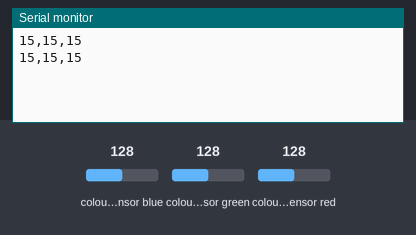
This sketch was run on a simulated Arduino Uno, built with avr-gcc and run on an emulated ATmega328P. Parts: the last lines printed to the serial monitor. The inputs (shaded band) are chosen by the test bench; at power-on: colour sensor blue 128, colour sensor green 128, colour sensor red 128.

Above: at 1.2 s.
1.3 s: colour sensor blue set to 5
At 2.7 s:
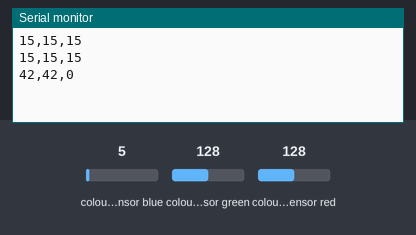
2.8 s: colour sensor green set to 5
At 4.1 s:
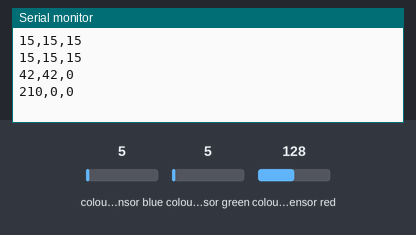
4.3 s: colour sensor red set to 64
At 5.2 s:
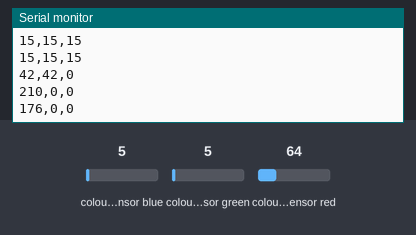
Timing chart, 0 to 7.3 s (numbered marks = the images above; inputs shaded):
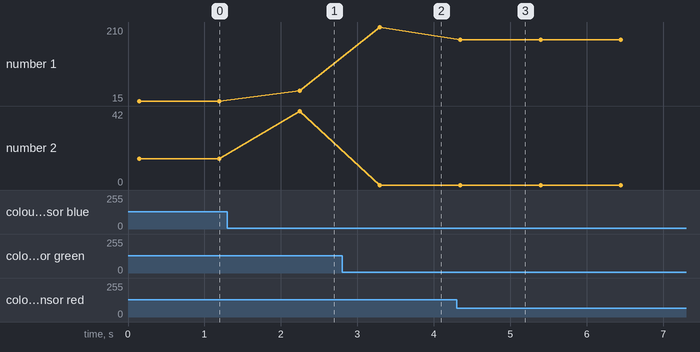

The sketch:

prueba_uno_color.ino
```cpp
#include <Wire.h>
#include "Adafruit_TCS34725.h"

Adafruit_TCS34725
tcs = Adafruit_TCS34725(TCS34725_INTEGRATIONTIME_154MS, TCS34725_GAIN_4X);

byte gammatable[256];

void setup(void) {
  Serial.begin(9600);

  if (!tcs.begin()) {
    Serial.println("Error al iniciar TCS34725");
    while (1) delay(1000);
  }

  // Tabla de corrección gamma
  for (int i = 0; i < 256; i++) {
    float x = i / 255.0;
    x = pow(x, 2.5);
    x *= 255;
    gammatable[i] = (byte)x;
  }
}

void loop(void) {
  uint16_t r, g, b, c;
  tcs.getRawData(&r, &g, &b, &c);

  if (c == 0) {
    Serial.println("Sin luz");
    delay(500);
    return;
  }

  // Normalizar respecto al canal Clear -> 0 a 255
  float rf = (float)r / c * 255.0;
  float gf = (float)g / c * 255.0;
  float bf = (float)b / c * 255.0;

  int R = gammatable[constrain((int)rf, 0, 255)];
  int G = gammatable[constrain((int)gf, 0, 255)];
  int B = gammatable[constrain((int)bf, 0, 255)];

  Serial.print(R); Serial.print(",");
  Serial.print(G); Serial.print(",");
  Serial.println(B);

  delay(1000);
}
```

Measured:
- after the input at 1.3 s, the serial monitor: prints a new line after 0.95 s (image 1)
- after the input at 2.8 s, the serial monitor: prints a new line after 0.50 s (image 2)
- after the input at 4.3 s, the serial monitor: prints a new line after 0.05 s (image 3)
- plotted number 1: 15 → 42 after the input at 1.3 s, 42 → 210 after the input at 2.8 s, 210 → 176 after the input at 4.3 s
- plotted number 2: 15 → 42 after the input at 1.3 s
